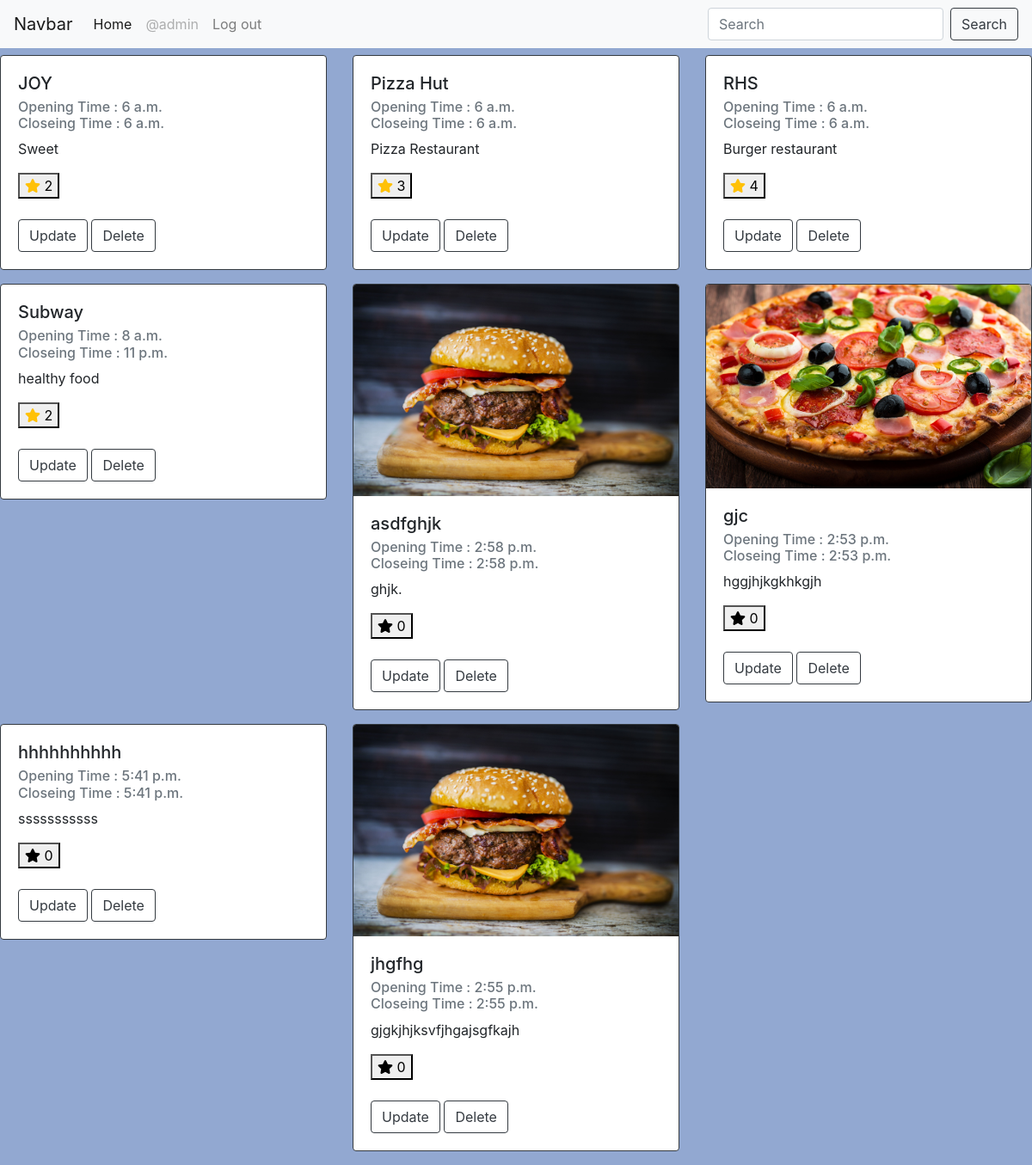
/restaurants/ (signed in), run on an earlier commit of the app's database.
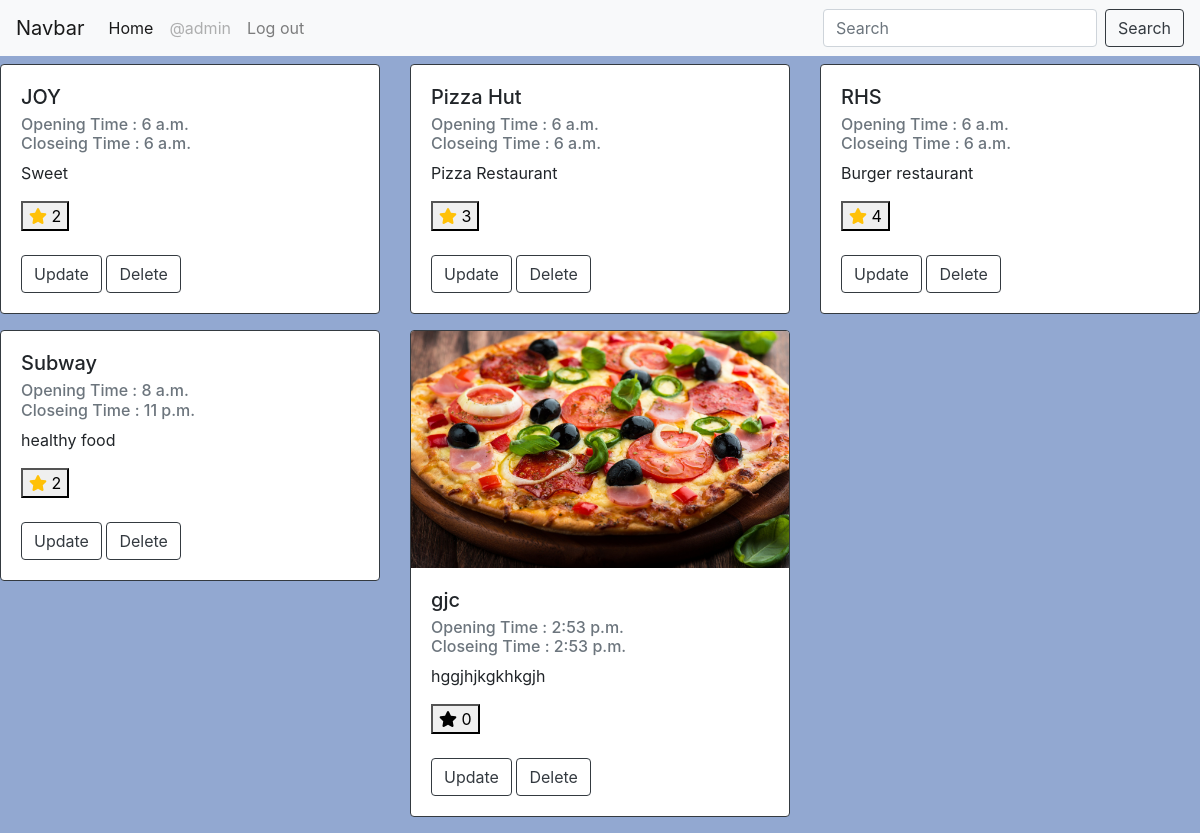
And on a later commit of the database.
### restaurants/models.py (models this page shows)
class Restaurant(models.Model):
	name = models.CharField(max_length = 30)
	description = models.TextField()
	image = models.ImageField(null=True)
	opening_time = models.TimeField(auto_now_add=True)
	closing_time = models.TimeField(auto_now_add=True)
	publish_date = models.DateField(null=True)
	owner = models.ForeignKey(User, default=1, on_delete=models.CASCADE)

### restaurants/views.py (the view)
# urls.py: path("restaurants/", views.list, name="rest_list"),
def list(request):
	if not request.user.is_authenticated:
		return redirect("login")
	restaurant_list = Restaurant.objects.all()
	restaurant_list = restaurant_list.order_by("name", "publish_date")
	query = request.GET.get("q")
	if query:
		restaurant_list = restaurant_list.filter(name__contains=query)
	fav_rest = []
	favs = request.user.favoriteres_set.all()
	for favorite in favs :
		fav_rest.append(favorite.restaurant)
	context = {
	"Restaurant": restaurant_list,
	"my_fav" : fav_rest,
	}
	return render(request, "Rest.html" , context)

### restaurants/templates/Rest.html (shortened to what this page needs)
{% extends "base.html" %}
{% block form %}
<head>
</head>
<div class="row">
	{% for x in Restaurant %}
		<div class="col-lg-4 col-md-3">
			<div class="card border-dark mb-3">
				{% if x.image %}
				 <img class="card-img-top" src="{{x.image.url}}" alt="Card image cap">
				{% endif %}
			  <div class="card-body">
				<h5 class="card-title">{{x.name}}</h5>
				<h6 class="card-subtitle mb-2 text-muted">Opening Time : {{x.opening_time}} <br>Closeing Time : {{x.closing_time}} </h6>
				<p class="card-text">{{x.description}}</p>
					<button onClick="favorite({{x.id}})">
						<i id="fav-color-{{x.id}}" class="fas fa-star  {% if x in my_fav %}text-warning{% endif %}"  ></i>
						<span id="fav-number-{{x.id}}">{{x.favoriteres_set.count}}</span>
					</button>
					<br>
					<br>
				<a href="#" class="card-link"><a href="{% url 'restaurant_update' rest_id=x.id %}" class="btn btn-outline-dark">Update</a></li></a>
				<a href="{% url 'restaurant_delete' rest_id=x.id %}" class="btn btn-outline-dark">Delete</a></li>
			  </div>
			</div>
		</div>
	{% endfor %}
</div>
{% endblock form %}

What changed in the data, as far as the page shows it:
removed Restaurant: image (picture), name "asdfghjk", opening_time "2:58 p.m.", closing_time "2:58 p.m.", description "ghjk.", favoriteres_set.count "0"
removed Restaurant: name "hhhhhhhhhh", opening_time "5:41 p.m.", closing_time "5:41 p.m.", description "sssssssssss", favoriteres_set.count "0"
removed Restaurant: image (picture), name "jhgfhg", opening_time "2:55 p.m.", closing_time "2:55 p.m.", description "gjgkjhjksvfjhgajsgfkajh", favoriteres_set.count "0"
